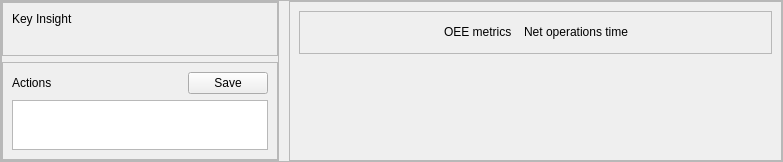
                          <widget class="QFrame" name="frame_135">
                           <property name="frameShape">
                            <enum>QFrame::StyledPanel</enum>
                           </property>
                           <property name="frameShadow">
                            <enum>QFrame::Raised</enum>
                           </property>
                           <layout class="QHBoxLayout" name="horizontalLayout_85">
                            <property name="spacing">
                             <number>10</number>
                            </property>
                            <property name="leftMargin">
                             <number>0</number>
                            </property>
                            <property name="topMargin">
                             <number>0</number>
                            </property>
                            <property name="rightMargin">
                             <number>0</number>
                            </property>
                            <property name="bottomMargin">
                             <number>0</number>
                            </property>
                            <item>
                             <widget class="QFrame" name="frame_139">
                              <property name="sizePolicy">
                               <sizepolicy hsizetype="Minimum" vsizetype="Minimum">
                                <horstretch>0</horstretch>
                                <verstretch>0</verstretch>
                               </sizepolicy>
                              </property>
                              <property name="frameShape">
                               <enum>QFrame::StyledPanel</enum>
                              </property>
                              <property name="frameShadow">
                               <enum>QFrame::Raised</enum>
                              </property>
                              <layout class="QVBoxLayout" name="verticalLayout_84">
                               <property name="leftMargin">
                                <number>0</number>
                               </property>
                               <property name="topMargin">
                                <number>0</number>
                               </property>
                               <property name="rightMargin">
                                <number>0</number>
                               </property>
                               <property name="bottomMargin">
                                <number>0</number>
                               </property>
                               <item>
                                <widget class="QFrame" name="frame_149">
                                 <property name="frameShape">
                                  <enum>QFrame::StyledPanel</enum>
                                 </property>
                                 <property name="frameShadow">
                                  <enum>QFrame::Raised</enum>
                                 </property>
                                 <layout class="QVBoxLayout" name="verticalLayout_69">
                                  <item>
                                   <widget class="QLabel" name="label_89">
                                    <property name="sizePolicy">
                                     <sizepolicy hsizetype="Preferred" vsizetype="Maximum">
                                      <horstretch>0</horstretch>
                                      <verstretch>0</verstretch>
                                     </sizepolicy>
                                    </property>
                                    <property name="text">
                                     <string>Key Insight</string>
                                    </property>
                                   </widget>
                                  </item>
                                  <item>
                                   <widget class="QLabel" name="label_92">
                                    <property name="text">
                                     <string/>
                                    </property>
                                   </widget>
                                  </item>
                                 </layout>
                                </widget>
                               </item>
                               <item>
                                <widget class="QFrame" name="frame_150">
                                 <property name="frameShape">
                                  <enum>QFrame::StyledPanel</enum>
                                 </property>
                                 <property name="frameShadow">
                                  <enum>QFrame::Raised</enum>
                                 </property>
                                 <layout class="QGridLayout" name="gridLayout">
                                  <item row="0" column="0">
                                   <widget class="QLabel" name="label_88">
                                    <property name="sizePolicy">
                                     <sizepolicy hsizetype="Preferred" vsizetype="Maximum">
                                      <horstretch>0</horstretch>
                                      <verstretch>0</verstretch>
                                     </sizepolicy>
                                    </property>
                                    <property name="text">
                                     <string>Actions</string>
                                    </property>
                                   </widget>
                                  </item>
                                  <item row="0" column="1">
                                   <widget class="QPushButton" name="OEE_action_save_btn">
                                    <property name="sizePolicy">
                                     <sizepolicy hsizetype="Maximum" vsizetype="Fixed">
                                      <horstretch>0</horstretch>
                                      <verstretch>0</verstretch>
                                     </sizepolicy>
                                    </property>
                                    <property name="text">
                                     <string>Save</string>
                                    </property>
                                   </widget>
                                  </item>
                                  <item row="1" column="0" colspan="2">
                                   <widget class="QTextEdit" name="OEE_comment_text_edit">
                                    <property name="sizePolicy">
                                     <sizepolicy hsizetype="Preferred" vsizetype="Preferred">
                                      <horstretch>0</horstretch>
                                      <verstretch>0</verstretch>
                                     </sizepolicy>
                                    </property>
                                    <property name="maximumSize">
                                     <size>
                                      <width>16777215</width>
                                      <height>50</height>
                                     </size>
                                    </property>
                                    <property name="overwriteMode">
                                     <bool>false</bool>
                                    </property>
                                   </widget>
                                  </item>
                                 </layout>
                                </widget>
                               </item>
                              </layout>
                             </widget>
                            </item>
                            <item>
                             <widget class="QFrame" name="frame_140">
                              <property name="sizePolicy">
                               <sizepolicy hsizetype="MinimumExpanding" vsizetype="MinimumExpanding">
                                <horstretch>0</horstretch>
                                <verstretch>0</verstretch>
                               </sizepolicy>
                              </property>
                              <property name="maximumSize">
                               <size>
                                <width>500</width>
                                <height>16777215</height>
                               </size>
                              </property>
                              <property name="frameShape">
                               <enum>QFrame::StyledPanel</enum>
                              </property>
                              <property name="frameShadow">
                               <enum>QFrame::Raised</enum>
                              </property>
                              <layout class="QVBoxLayout" name="verticalLayout_80">
                               <item>
                                <widget class="QFrame" name="frame_151">
                                 <property name="frameShape">
                                  <enum>QFrame::StyledPanel</enum>
                                 </property>
                                 <property name="frameShadow">
                                  <enum>QFrame::Raised</enum>
                                 </property>
                                 <layout class="QHBoxLayout" name="horizontalLayout_107">
                                  <item>
                                   <spacer name="horizontalSpacer_5">
                                    <property name="orientation">
                                     <enum>Qt::Horizontal</enum>
                                    </property>
                                    <property name="sizeHint" stdset="0">
                                     <size>
                                      <width>135</width>
                                      <height>20</height>
                                     </size>
                                    </property>
                                   </spacer>
                                  </item>
                                  <item>
                                   <widget class="QLabel" name="label_118">
                                    <property name="sizePolicy">
                                     <sizepolicy hsizetype="Preferred" vsizetype="Maximum">
                                      <horstretch>0</horstretch>
                                      <verstretch>0</verstretch>
                                     </sizepolicy>
                                    </property>
                                    <property name="text">
                                     <string>OEE metrics</string>
                                    </property>
                                   </widget>
                                  </item>
                                  <item>
                                   <widget class="QWidget" name="OEE_chart_toogle_widgetr" native="true"/>
                                  </item>
                                  <item>
                                   <widget class="QLabel" name="label_65">
                                    <property name="sizePolicy">
                                     <sizepolicy hsizetype="Preferred" vsizetype="Maximum">
                                      <horstretch>0</horstretch>
                                      <verstretch>0</verstretch>
                                     </sizepolicy>
                                    </property>
                                    <property name="text">
                                     <string>Net operations time</string>
                                    </property>
                                    <property name="alignment">
                                     <set>Qt::AlignCenter</set>
                                    </property>
                                   </widget>
                                  </item>
                                  <item>
                                   <spacer name="horizontalSpacer_7">
                                    <property name="orientation">
                                     <enum>Qt::Horizontal</enum>
                                    </property>
                                    <property name="sizeHint" stdset="0">
                                     <size>
                                      <width>134</width>
                                      <height>20</height>
                                     </size>
                                    </property>
                                   </spacer>
                                  </item>
                                 </layout>
                                </widget>
                               </item>
                               <item>
                                <widget class="QWidget" name="OEE_infor_chart_legend" native="true"/>
                               </item>
                               <item>
                                <widget class="QWidget" name="OEE_information_chart" native="true"/>
                               </item>
                              </layout>
                             </widget>
                            </item>
                           </layout>
                          </widget>
